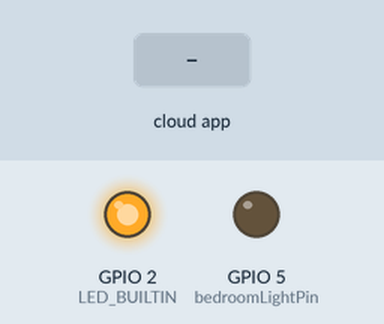
A sketch run on a simulated ESP8266 (NodeMCU). Shown: output pins drawn as LEDs (lit = HIGH, except the on-board LED, lit = LOW). Inputs (shaded band) come from the test bench. WiFi joins after 1.5 s; servers stay silent unless stated; what the sketch prints to the serial monitor is not drawn.

Above: at 2.7 s.
2.8 s: the phone or cloud app sets Bedroom.Light to 64
At 3.9 s:
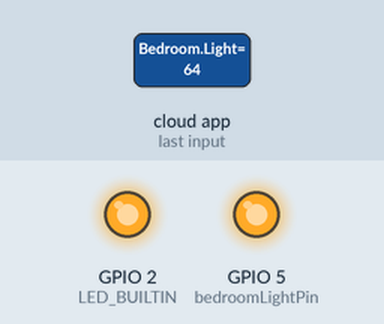
4.3 s: the phone or cloud app sets Bedroom.Light to 0
At 5.0 s:
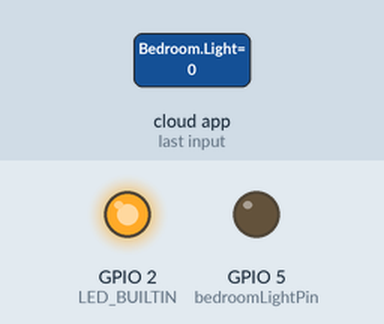
5.8 s: the phone or cloud app sets Bedroom.Light to 128
At 6.2 s:
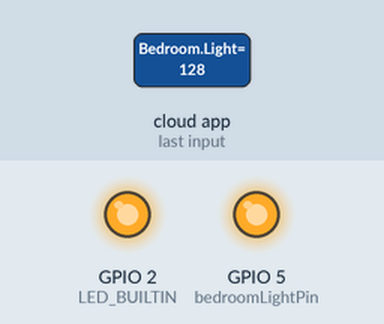
Timing chart, 0 to 8.8 s (numbered marks = the images above; inputs shaded):
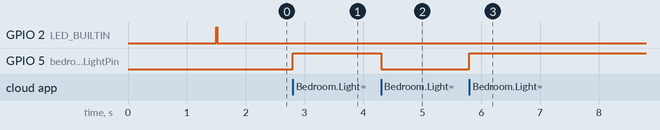

Measured:
- after the input at 2.8 s, GPIO 5 (bedroomLightPin): LOW → HIGH at once
- after the input at 4.3 s, GPIO 5 (bedroomLightPin): HIGH → LOW at once
- after the input at 5.8 s, GPIO 5 (bedroomLightPin): LOW → HIGH at once

The sketch:

alexa.ino
```cpp
//
// Program by: Abhijeet
// Email: abhijeet.kamble619@gmail.com
//
//

#ifdef ARDUINO_ARCH_ESP32
#include <WiFi.h>
#else
#include <ESP8266WiFi.h>
#endif
#include <Espalexa.h>


// -------- WIFI INFORMATION -----
const char *WIFI_SSID = "---ssid----";
const char *WIFI_PASSWORD = "-----password-----";

void bedroomLightChange(EspalexaDevice* dev);
Espalexa espalexa;
EspalexaDevice* bedroomLight;


// TO Control Lights
int bedroomLightPin=5; // D1


void connectToWiFi(){

      // This function will try to connect to WIFI
      Serial.println(" Trying to connect to WiFi..");
      Serial.println(WIFI_SSID);

      WiFi.begin(WIFI_SSID,WIFI_PASSWORD);

      // try only for 15 times and then take a pause.
      int retries = 0;
      while(WiFi.status() != WL_CONNECTED && retries < 15) {
        delay(500);
        Serial.print(".");
        retries++;
      }

        Serial.println("WiFi Connected");
        Serial.println("IP Address: ");
        Serial.println(WiFi.localIP());

        digitalWrite(LED_BUILTIN, HIGH); // turn the LED on (HIGH is the voltage level)
        delay(10); // wait for a second
        digitalWrite(LED_BUILTIN, LOW); // turn the LED off by making the voltage LOW
        delay(5);
}

void bedroomLightChanged(EspalexaDevice* d){
    if (d == nullptr) Serial.println("Sorry No device Found");
    if(d->getValue()){
        //Tune on the device
        digitalWrite(bedroomLightPin,HIGH);
        d->setValue(127);
        Serial.println("Turned on the light");
    }else{
      // Turn off the device
      digitalWrite(bedroomLightPin, LOW);
      d->setValue(0);
      Serial.println("Turned off the light");
    }


}

void lightsInitalize(){

     // Setup the inbuilt LED Pin
     pinMode(LED_BUILTIN, OUTPUT);
     // Low BedroomLight_01
     pinMode(bedroomLightPin,OUTPUT);
     digitalWrite(bedroomLightPin,LOW);

}

void setup() {
  Serial.begin(9600);
  lightsInitalize();
  connectToWiFi();
  bedroomLight = new EspalexaDevice("Bedroom Light", bedroomLightChanged,EspalexaDeviceType::dimmable);
  espalexa.addDevice(bedroomLight);
  espalexa.begin();


}

void loop() {
  // put your main code here, to run repeatedly:
  espalexa.loop();
  delay(1);

}
```
